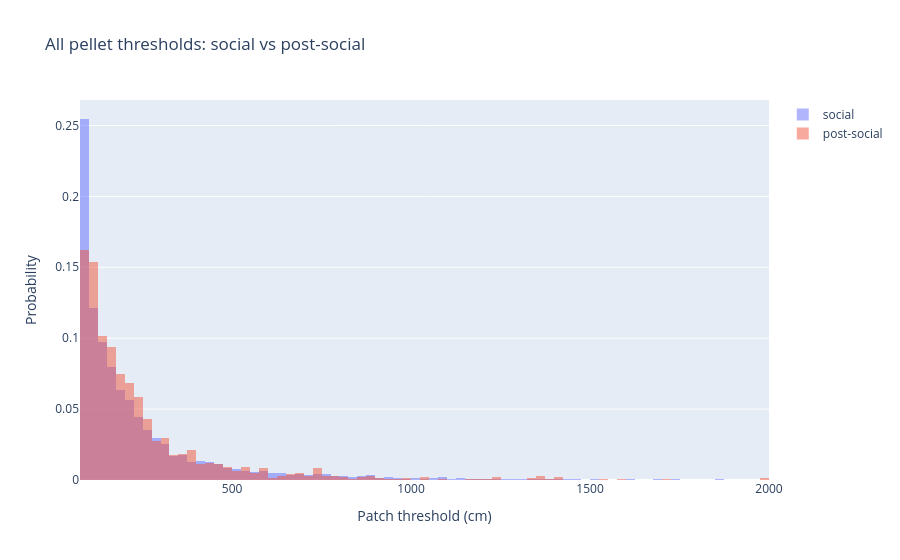

Here is the notebook cell this chart was saved with:
### Code cell
fig = go.Figure()

fig.add_trace(
    go.Histogram(
        x=all_social_pellet_thresh,
        name="social",
        opacity=0.5,  # This controls transparency
        xbins={"start": 0, "end": 2001, "size": 25},
        histnorm="probability",
    )
)

fig.add_trace(
    go.Histogram(
        x=all_postsocial_pellet_thresh,
        name="post-social",
        opacity=0.5,
        xbins={"start": 0, "end": 2001, "size": 25},
        histnorm="probability",
    )
)

# Set barmode to 'overlay' to overlay histograms
fig.update_layout(
    barmode="overlay",
    title="Overlaid Histograms",
    xaxis_title="Value",
    yaxis_title="Count",
)

fig.update_layout(title="All pellet thresholds: social vs post-social")
fig.update_xaxes(title_text="Patch threshold (cm)")
fig.update_yaxes(title_text="Probability")

fig.show()

### Figure 1 — Plotly figure (JSON) as saved in the notebook; plotly's stock layout.template omitted (floating-point values rounded to 4 significant figures; data arrays with more than 128 entries replaced by an {"elided": "..."} marker saying what was removed)
{"data": [{"histnorm": "probability", "name": "social", "opacity": 0.5, "type": "histogram", "x": {"elided": "9737 float values"}, "xbins": {"end": 2001, "size": 25, "start": 0}}, {"histnorm": "probability", "name": "post-social", "opacity": 0.5, "type": "histogram", "x": {"elided": "1580 float values"}, "xbins": {"end": 2001, "size": 25, "start": 0}}], "layout": {"barmode": "overlay", "title": {"text": "All pellet thresholds: social vs post-social"}, "xaxis": {"title": {"text": "Patch threshold (cm)"}}, "yaxis": {"title": {"text": "Probability"}}}}
